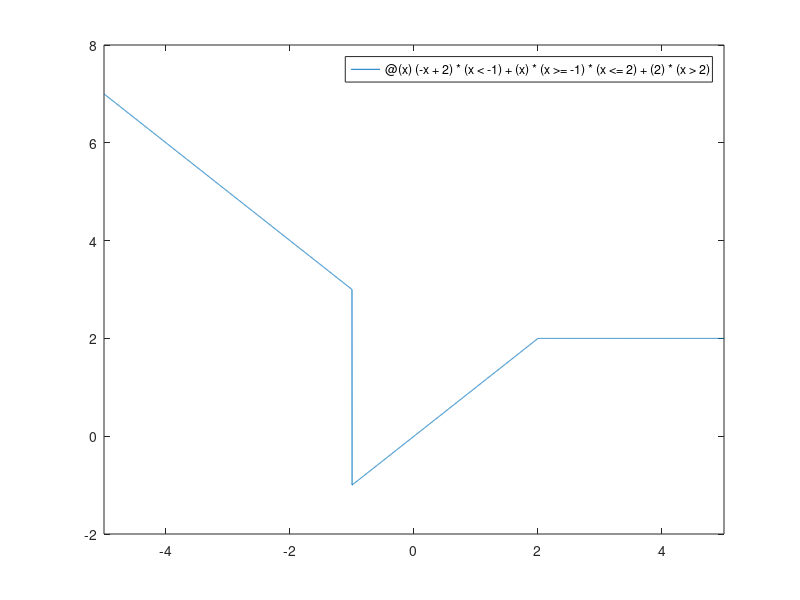

Write MATLAB code to recreate this figure.
% Octave Script
% Title         :Grafica 9
% Author        :Kevin Yoan Calderón García
% Description   :Script para graficar una funcion
% Date          :28/10/2021
% Version       :1
% Usage         :octave
%               :
%               :Requiere de octave

clear 
% Dominio de la funcion 
% Calcular f(-1), f(1), f(2)
f = @(x) (-x+2)*(x<-1)+(x)*(x>=-1)*(x<=2)+(2)*(x>2);
f(-1)
f(1)
f(2)
f(-1)
f(2)
fplot (@(x) (-x+2)*(x<-1)+(x)*(x>=-1)*(x<=2)+(2)*(x>2), [-5,5]) 
